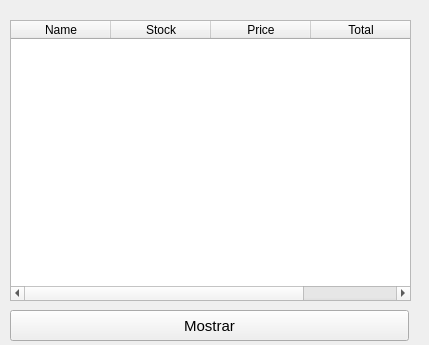
<?xml version="1.0" encoding="UTF-8"?>
<ui version="4.0">
 <class>consultar</class>
 <widget class="QWidget" name="consultar">
  <property name="geometry">
   <rect>
    <x>0</x>
    <y>0</y>
    <width>429</width>
    <height>345</height>
   </rect>
  </property>
  <property name="windowTitle">
   <string>Consultar Productos</string>
  </property>
  <widget class="QWidget" name="layoutWidget">
   <property name="geometry">
    <rect>
     <x>10</x>
     <y>20</y>
     <width>401</width>
     <height>281</height>
    </rect>
   </property>
   <layout class="QVBoxLayout" name="verticalLayout">
    <item>
     <widget class="QTableWidget" name="twdg">
      <column>
       <property name="text">
        <string>Name</string>
       </property>
      </column>
      <column>
       <property name="text">
        <string>Stock</string>
       </property>
      </column>
      <column>
       <property name="text">
        <string>Price</string>
       </property>
      </column>
      <column>
       <property name="text">
        <string>Total</string>
       </property>
      </column>
     </widget>
    </item>
   </layout>
  </widget>
  <widget class="QPushButton" name="pbtn_msotrar">
   <property name="geometry">
    <rect>
     <x>10</x>
     <y>310</y>
     <width>399</width>
     <height>31</height>
    </rect>
   </property>
   <property name="font">
    <font>
     <pointsize>11</pointsize>
    </font>
   </property>
   <property name="text">
    <string>Mostrar</string>
   </property>
  </widget>
 </widget>
 <resources/>
 <connections/>
</ui>
